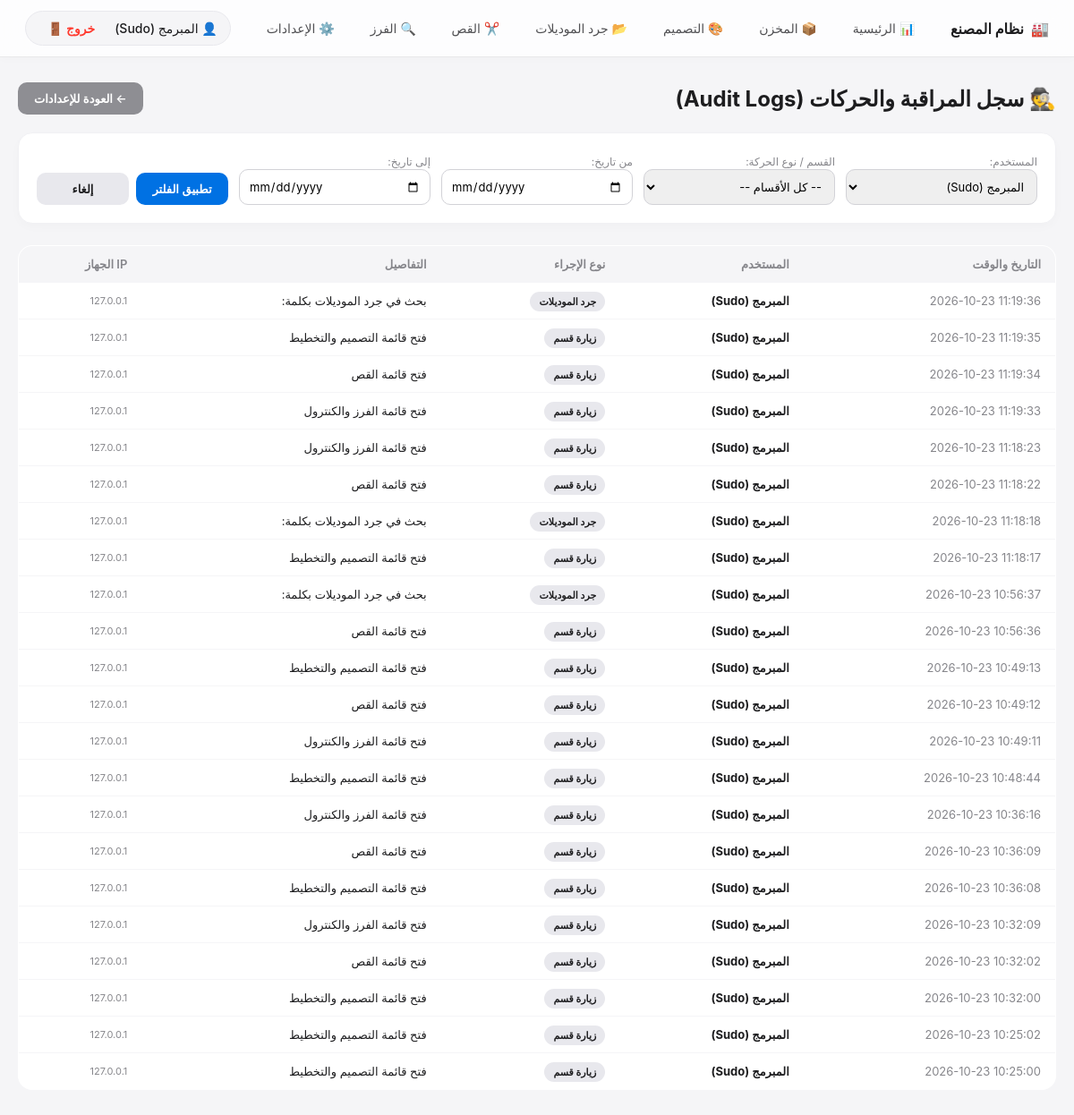
The page /settings/logs?user_id=1 (signed in) on the database its author committed.
### app/models.py (models this page shows)
class User(db.Model):
    id = db.Column(db.Integer, primary_key=True)
    real_name = db.Column(db.String(100), nullable=False)
    username = db.Column(db.String(50), unique=True, nullable=False)
    password = db.Column(db.String(200), nullable=False)
    role = db.Column(db.String(20), nullable=False, default='staff')
    permissions = db.Column(db.Text, nullable=True)
    last_active = db.Column(db.DateTime, nullable=True)
    is_deleted = db.Column(db.Boolean, default=False)

class AuditLog(db.Model):
    id = db.Column(db.Integer, primary_key=True)
    user_id = db.Column(db.Integer, db.ForeignKey('user.id'), nullable=True)
    action = db.Column(db.String(200), nullable=False)
    details = db.Column(db.Text, nullable=True)
    ip_address = db.Column(db.String(50), nullable=True)
    user_agent = db.Column(db.String(200), nullable=True)
    timestamp = db.Column(db.DateTime, default=get_egypt_time)
    user = db.relationship('User', backref='logs', lazy=True)

### app/settings/routes.py (the view)
@settings_bp.route('/logs')
def view_logs():
    if session.get('role') not in ['sudo', 'owner']:
        return "غير مصرح لك بالدخول لسجلات المراقبة.", 403
    query = AuditLog.query
    user_id = request.args.get('user_id', type=int)
    if user_id:
        query = query.filter_by(user_id=user_id)
    action = request.args.get('action')
    if action:
        query = query.filter(AuditLog.action.contains(action))
    date_from = request.args.get('date_from')
    date_to = request.args.get('date_to')
    if date_from:
        query = query.filter(AuditLog.timestamp >= datetime.strptime(date_from, '%Y-%m-%d'))
    if date_to:
        query = query.filter(AuditLog.timestamp <= datetime.strptime(date_to + " 23:59:59", '%Y-%m-%d %H:%M:%S'))
    logs = query.order_by(AuditLog.timestamp.desc()).limit(300).all()
    users = User.query.all()
    return render_template('settings/logs.html', logs=logs, users=users)

### app/templates/settings/logs.html (shortened to what this page needs)
{% extends 'base.html' %}
{% block content %}
<div style="display: flex; justify-content: space-between; align-items: center; margin-bottom: 20px;">
    <h2 style="margin: 0;">🕵️ سجل المراقبة والحركات (Audit Logs)</h2>
    <a href="/settings" class="apple-btn" style="background: #8e8e93;">← العودة للإعدادات</a>
</div>
<div class="filter-card">
    <form method="GET" action="/settings/logs" class="filter-grid">
        <div>
            <label style="font-size: 12px; color: #86868b;">المستخدم:</label>
            <select name="user_id" class="form-input">
                {% for u in users %}
                    <option value="{{ u.id }}" {% if request.args.get('user_id')|int == u.id %}selected{% endif %}>{{ u.real_name }}</option>
                {% endfor %}
            </select>
        </div>
        <div>
            <label style="font-size: 12px; color: #86868b;">القسم / نوع الحركة:</label>
            <select name="action" class="form-input">
                <option value="">-- كل الأقسام --</option>
            </select>
        </div>
        <div>
            <label style="font-size: 12px; color: #86868b;">من تاريخ:</label>
            <input type="date" name="date_from" value="{{ request.args.get('date_from', '') }}" class="form-input">
        </div>
        <div>
            <label style="font-size: 12px; color: #86868b;">إلى تاريخ:</label>
            <input type="date" name="date_to" value="{{ request.args.get('date_to', '') }}" class="form-input">
        </div>
        <div style="display: flex; gap: 8px;">
            <button type="submit" class="apple-btn" style="flex: 1;">تطبيق الفلتر</button>
            <a href="/settings/logs" class="apple-btn" style="background: #e8e8ed; color: #1d1d1f; flex: 1;">إلغاء</a>
        </div>
    </form>
</div>
<table class="log-table">
    <thead>
        <tr>
            <th>التاريخ والوقت</th>
            <th>المستخدم</th>
            <th>نوع الإجراء</th>
            <th>التفاصيل</th>
            <th>IP الجهاز</th>
        </tr>
    </thead>
    <tbody>
        {% for log in logs %}
        <tr>
            <td dir="ltr" style="text-align: right; color: #86868b;">{{ log.timestamp.strftime('%Y-%m-%d %H:%M:%S') }}</td>
            <td><strong>{{ log.user.real_name if log.user else 'غير معروف' }}</strong></td>
            <td><span class="badge">{{ log.action }}</span></td>
            <td>{{ log.details }}</td>
            <td dir="ltr" style="text-align: right; font-size: 11px; color: #86868b;">{{ log.ip_address }}</td>
        </tr>
        {% else %}
        <tr>
            <td colspan="5" style="text-align: center; color: #86868b; padding: 24px;">لا توجد سجلات مطابقة.</td>
        </tr>
        {% endfor %}
    </tbody>
</table>
{% endblock %}

### app/templates/base.html (shortened to what this page needs)
<!DOCTYPE html>
<html lang="ar" dir="rtl">
<head>
</head>
<body>
    {% if session.get('user_id') %}
    <div class="navbar">
        <div class="nav-brand">
            🏭 <span>نظام المصنع</span>
        </div>
        <div class="nav-links">
            <a href="/dashboard">📊 الرئيسية</a>
            {% if session.get('role') in ['sudo', 'owner'] or 'warehouse' in session.get('permissions', []) %}<a href="/warehouse">📦 المخزن</a>{% endif %}
            {% if session.get('role') in ['sudo', 'owner'] or 'design' in session.get('permissions', []) %}
                <a href="/design">🎨 التصميم</a>
                <a href="/design/inventory">📂 جرد الموديلات</a>
            {% endif %}
            {% if session.get('role') in ['sudo', 'owner'] or 'cutting' in session.get('permissions', []) %}<a href="/cutting">✂️ القص</a>{% endif %}
            {% if session.get('role') in ['sudo', 'owner'] or 'qc' in session.get('permissions', []) %}<a href="/qc">🔍 الفرز</a>{% endif %}
            {% if session.get('role') == 'sudo' %}<a href="/settings">⚙️ الإعدادات</a>{% endif %}
        </div>
        <div class="nav-user">
            <span>👤 {{ session.get('real_name') }}</span>
            <a href="/auth/logout" class="logout-btn">خروج 🚪</a>
        </div>
    </div>
    {% endif %}
    <div class="container">
        {% block content %}{% endblock %}
    </div>
</body>
</html>

### app/templates/base.html (style rules this page uses)
body { font-family: -apple-system, BlinkMacSystemFont, "Segoe UI", Roboto, sans-serif; background-color: #f5f5f7; margin: 0; color: #1d1d1f; }
.navbar { background: rgba(255, 255, 255, 0.8); backdrop-filter: blur(20px); -webkit-backdrop-filter: blur(20px); border-bottom: 1px solid rgba(0, 0, 0, 0.08); padding: 12px 28px; display: flex; justify-content: space-between; align-items: center; position: sticky; top: 0; z-index: 1000; box-shadow: 0 2px 10px rgba(0, 0, 0, 0.02); }
.nav-brand { display: flex; align-items: center; gap: 8px; font-weight: 700; font-size: 16px; color: #1d1d1f; }
.nav-links { display: flex; align-items: center; gap: 8px; }
.nav-links a { color: #515154; text-decoration: none; font-weight: 500; font-size: 14px; padding: 8px 16px; border-radius: 20px; transition: all 0.2s ease; }
.nav-user { display: flex; align-items: center; gap: 12px; font-size: 14px; font-weight: 500; color: #1d1d1f; background: #f5f5f7; padding: 6px 14px; border-radius: 20px; border: 1px solid #e8e8ed; }
.logout-btn { color: #ff3b30 !important; font-weight: 600; text-decoration: none; padding: 4px 10px; border-radius: 12px; transition: 0.2s; }
.container { max-width: 1200px; margin: 28px auto; padding: 0 20px; }

### app/templates/settings/logs.html (style rules this page uses)
.filter-card { background: white; border-radius: 16px; padding: 20px; border: 1px solid #f1f1f4; margin-bottom: 24px; box-shadow: 0 4px 12px rgba(0,0,0,0.02); }
.filter-grid { display: grid; grid-template-columns: repeat(auto-fit, minmax(180px, 1fr)); gap: 12px; align-items: flex-end; }
.form-input { width: 100%; padding: 10px; border: 1px solid #d2d2d7; border-radius: 10px; font-family: inherit; font-size: 13px; box-sizing: border-box; }
.apple-btn { padding: 10px 18px; border: none; border-radius: 10px; cursor: pointer; font-weight: 600; font-size: 13px; background: #0071e3; color: white; text-decoration: none; text-align: center; }
.log-table { width: 100%; border-collapse: collapse; background: white; border-radius: 16px; overflow: hidden; border: 1px solid #f1f1f4; font-size: 13px; }
.log-table th, .log-table td { padding: 12px 16px; text-align: right; border-bottom: 1px solid #f5f5f7; }
.log-table th { background: #f5f5f7; color: #86868b; font-weight: 600; }
.badge { padding: 4px 10px; border-radius: 12px; font-size: 11px; font-weight: 600; background: #e8e8ed; color: #1d1d1f; }

### rows shown on the page
User: get "المبرمج (Sudo)"
AuditLog: timestamp "2026-10-23 11:19:36", user "المبرمج (Sudo)", action "جرد الموديلات", details "بحث في جرد الموديلات بكلمة:", ip_address "127.0.0.1"
AuditLog: timestamp "2026-10-23 11:19:35", user "المبرمج (Sudo)", action "زيارة قسم", details "فتح قائمة التصميم والتخطيط", ip_address "127.0.0.1"
AuditLog: timestamp "2026-10-23 11:19:34", user "المبرمج (Sudo)", action "زيارة قسم", details "فتح قائمة القص", ip_address "127.0.0.1"
AuditLog: timestamp "2026-10-23 11:19:33", user "المبرمج (Sudo)", action "زيارة قسم", details "فتح قائمة الفرز والكنترول", ip_address "127.0.0.1"
AuditLog: timestamp "2026-10-23 11:18:23", user "المبرمج (Sudo)", action "زيارة قسم", details "فتح قائمة الفرز والكنترول", ip_address "127.0.0.1"
AuditLog: timestamp "2026-10-23 11:18:22", user "المبرمج (Sudo)", action "زيارة قسم", details "فتح قائمة القص", ip_address "127.0.0.1"
AuditLog: timestamp "2026-10-23 11:18:18", user "المبرمج (Sudo)", action "جرد الموديلات", details "بحث في جرد الموديلات بكلمة:", ip_address "127.0.0.1"
AuditLog: timestamp "2026-10-23 11:18:17", user "المبرمج (Sudo)", action "زيارة قسم", details "فتح قائمة التصميم والتخطيط", ip_address "127.0.0.1"
AuditLog: timestamp "2026-10-23 10:56:37", user "المبرمج (Sudo)", action "جرد الموديلات", details "بحث في جرد الموديلات بكلمة:", ip_address "127.0.0.1"
AuditLog: timestamp "2026-10-23 10:56:36", user "المبرمج (Sudo)", action "زيارة قسم", details "فتح قائمة القص", ip_address "127.0.0.1"
AuditLog: timestamp "2026-10-23 10:49:13", user "المبرمج (Sudo)", action "زيارة قسم", details "فتح قائمة التصميم والتخطيط", ip_address "127.0.0.1"
AuditLog: timestamp "2026-10-23 10:49:12", user "المبرمج (Sudo)", action "زيارة قسم", details "فتح قائمة القص", ip_address "127.0.0.1"
AuditLog: timestamp "2026-10-23 10:49:11", user "المبرمج (Sudo)", action "زيارة قسم", details "فتح قائمة الفرز والكنترول", ip_address "127.0.0.1"
AuditLog: timestamp "2026-10-23 10:48:44", user "المبرمج (Sudo)", action "زيارة قسم", details "فتح قائمة التصميم والتخطيط", ip_address "127.0.0.1"
AuditLog: timestamp "2026-10-23 10:36:16", user "المبرمج (Sudo)", action "زيارة قسم", details "فتح قائمة الفرز والكنترول", ip_address "127.0.0.1"
AuditLog: timestamp "2026-10-23 10:36:09", user "المبرمج (Sudo)", action "زيارة قسم", details "فتح قائمة القص", ip_address "127.0.0.1"
AuditLog: timestamp "2026-10-23 10:36:08", user "المبرمج (Sudo)", action "زيارة قسم", details "فتح قائمة التصميم والتخطيط", ip_address "127.0.0.1"
AuditLog: timestamp "2026-10-23 10:32:09", user "المبرمج (Sudo)", action "زيارة قسم", details "فتح قائمة الفرز والكنترول", ip_address "127.0.0.1"
AuditLog: timestamp "2026-10-23 10:32:02", user "المبرمج (Sudo)", action "زيارة قسم", details "فتح قائمة القص", ip_address "127.0.0.1"
AuditLog: timestamp "2026-10-23 10:32:00", user "المبرمج (Sudo)", action "زيارة قسم", details "فتح قائمة التصميم والتخطيط", ip_address "127.0.0.1"
AuditLog: timestamp "2026-10-23 10:25:02", user "المبرمج (Sudo)", action "زيارة قسم", details "فتح قائمة التصميم والتخطيط", ip_address "127.0.0.1"
AuditLog: timestamp "2026-10-23 10:25:00", user "المبرمج (Sudo)", action "زيارة قسم", details "فتح قائمة التصميم والتخطيط", ip_address "127.0.0.1"

### other values the page prints
form field user_id "المبرمج (Sudo)"
